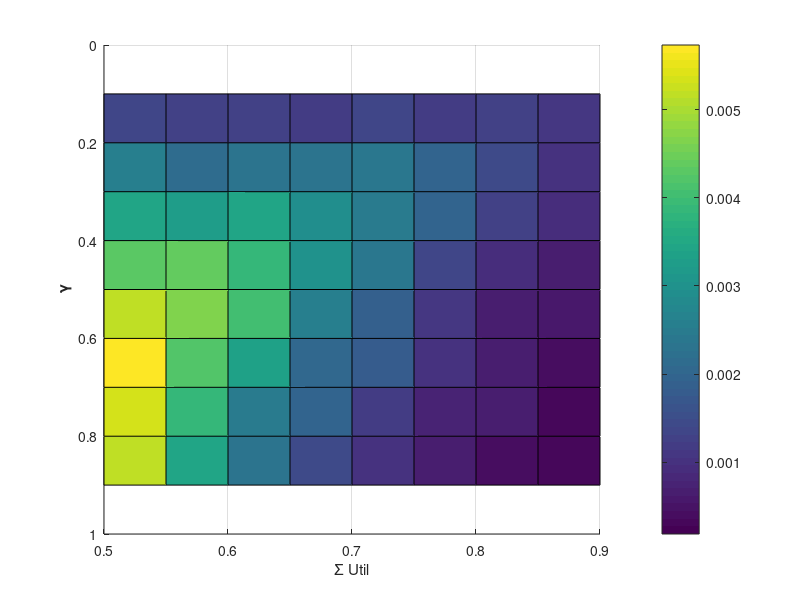

The MATLAB script that drew this image:
trials_num = 10000;

data = load("output/data1_new.txt");

[X,Y] = meshgrid(0.1:0.1:0.9, 0.5:0.05:0.9);
Z_1d = data(:,4) ./ data(:,5) * 100;
Z = reshape(Z_1d, 9, 9);
Z = Z' ./ trials_num;

s = surf(X,Y,Z);
xlabel('\bf \gamma');
ylabel('Σ Util');
zlabel('\Delta S');

colorbar

view(90,90)